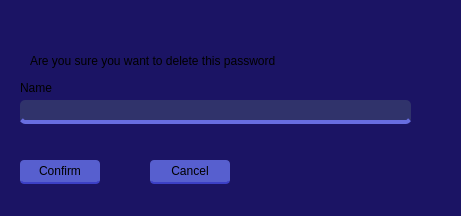
<?xml version="1.0" encoding="UTF-8"?>
<ui version="4.0">
 <class>removepassword</class>
 <widget class="QDialog" name="removepassword">
  <property name="geometry">
   <rect>
    <x>0</x>
    <y>0</y>
    <width>461</width>
    <height>216</height>
   </rect>
  </property>
  <property name="windowTitle">
   <string>Dialog</string>
  </property>
  <property name="styleSheet">
   <string notr="true">QDialog
{

	Background-color:#1B1464;

}</string>
  </property>
  <widget class="QLabel" name="SureLabel">
   <property name="geometry">
    <rect>
     <x>30</x>
     <y>50</y>
     <width>261</width>
     <height>21</height>
    </rect>
   </property>
   <property name="text">
    <string>Are you sure you want to delete this password</string>
   </property>
  </widget>
  <widget class="QPushButton" name="ConfirmButton">
   <property name="geometry">
    <rect>
     <x>20</x>
     <y>160</y>
     <width>80</width>
     <height>24</height>
    </rect>
   </property>
   <property name="styleSheet">
    <string notr="true">QPushButton
{

	background-color: #575fcf;
	border-bottom: 2px solid #3c40c6;
	
	border-radius: 4px;
}
QPushButton::Hover
{
	background-color : #3c40c6;
	border-bottom: 2px solid #575fcf;
	
	border-radius: 4px;
}
QPushButton::pressed
{
	background-color: #575fcf;
	border-bottom: 2px solid #3c40c6;
	
	border-radius: 4px;
}
</string>
   </property>
   <property name="text">
    <string>Confirm</string>
   </property>
  </widget>
  <widget class="QPushButton" name="Cancel">
   <property name="geometry">
    <rect>
     <x>150</x>
     <y>160</y>
     <width>80</width>
     <height>24</height>
    </rect>
   </property>
   <property name="styleSheet">
    <string notr="true">QPushButton
{

	background-color: #575fcf;
	border-bottom: 2px solid #3c40c6;
	
	border-radius: 4px;
}
QPushButton::Hover
{
	background-color : #3c40c6;
	border-bottom: 2px solid #575fcf;
	
	border-radius: 4px;
}
QPushButton::pressed
{
	background-color: #575fcf;
	border-bottom: 2px solid #3c40c6;
	
	border-radius: 4px;
}
</string>
   </property>
   <property name="text">
    <string>Cancel</string>
   </property>
  </widget>
  <widget class="QLineEdit" name="EnterName">
   <property name="geometry">
    <rect>
     <x>20</x>
     <y>100</y>
     <width>391</width>
     <height>24</height>
    </rect>
   </property>
   <property name="styleSheet">
    <string notr="true">QLineEdit
{
	
	background-color: #30336b;
	border-bottom: 4px solid #686de0;
	
	border-radius: 5px;
	
}
QLineEdit::Focus
{
	background-color: #130f40;
	border-bottom: 4px solid #4834d4;
	
	border-radius: 5px;
	color: #95afc0;
}
QLineEdit::Hover
{
	background-color: #130f40;
	border-bottom: 4px solid #4834d4;
	
	border-radius: 5px;
}</string>
   </property>
  </widget>
  <widget class="QLabel" name="label">
   <property name="geometry">
    <rect>
     <x>20</x>
     <y>80</y>
     <width>49</width>
     <height>16</height>
    </rect>
   </property>
   <property name="text">
    <string>Name</string>
   </property>
  </widget>
 </widget>
 <resources/>
 <connections/>
</ui>
